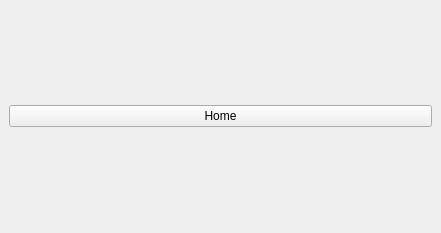
<?xml version="1.0" encoding="UTF-8"?>
<ui version="4.0">
 <class>MainWindow</class>
 <widget class="QMainWindow" name="MainWindow">
  <property name="geometry">
   <rect>
    <x>0</x>
    <y>0</y>
    <width>441</width>
    <height>233</height>
   </rect>
  </property>
  <property name="windowTitle">
   <string notr="true">AlphaZero</string>
  </property>
  <property name="styleSheet">
   <string notr="true"/>
  </property>
  <property name="unifiedTitleAndToolBarOnMac">
   <bool>false</bool>
  </property>
  <widget class="QWidget" name="centralwidget">
   <property name="enabled">
    <bool>true</bool>
   </property>
   <layout class="QVBoxLayout" name="verticalLayout_3">
    <item>
     <layout class="QVBoxLayout" name="verticalLayout"/>
    </item>
    <item>
     <widget class="QPushButton" name="HomeButton">
      <property name="text">
       <string>Home</string>
      </property>
     </widget>
    </item>
   </layout>
  </widget>
 </widget>
 <resources/>
 <connections/>
</ui>
